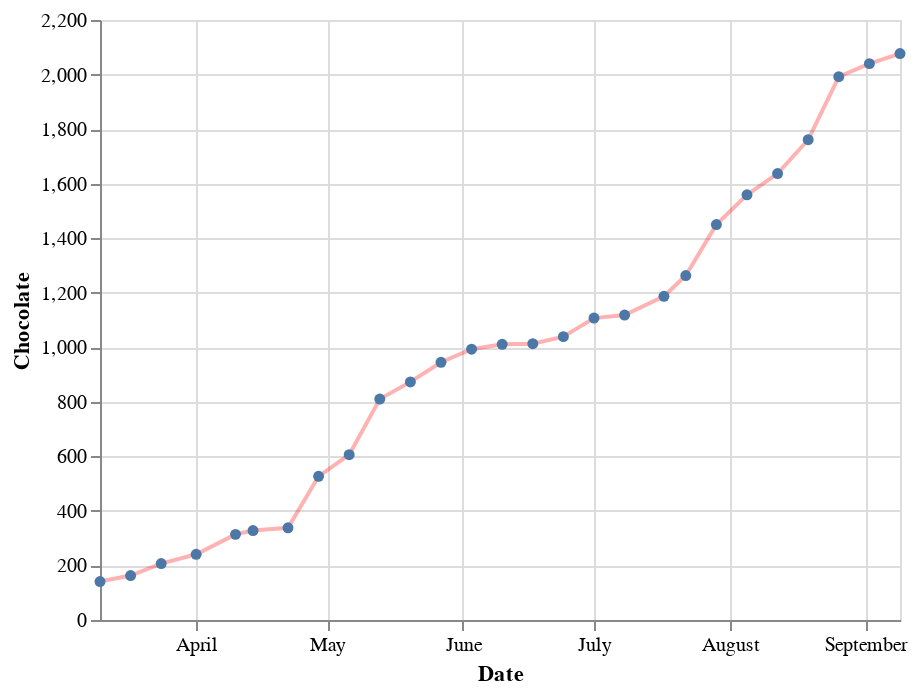

The notebook cell this image was saved under:
### Markdown cell above
And yes, as you can see, ***with a short code, we got the Line Plot in the Altair package, although it has some issues.*** Let's take a look at what's in this code. In our code, ***the mark_line method states that we want to create Line Plot. Inside the parentheses of the alt.chart method, we determine the values of the x and y axes.*** And after this steps, we see the first visual we created in Altair. Let's start customizing this visual now.

### Code cell
import pandas as pd
import altair as alt

df = pd.read_csv("Ice Cream Sales.csv")

alt.Chart(df).mark_line(color = "red", opacity = 0.3, point = True).encode(
    x = 'Date:T',
    y = 'Chocolate'
)

### Figure 1 — Vega-Lite specification as saved in the notebook (floating-point values rounded to 4 significant figures)
{"config": {"view": {"continuousWidth": 400, "continuousHeight": 300}}, "data": {"name": "data-0f8ee9cebf0814d5d97fcc5a8dce0d90"}, "mark": {"type": "line", "color": "red", "opacity": 0.3, "point": true}, "encoding": {"x": {"type": "temporal", "field": "Date"}, "y": {"type": "quantitative", "field": "Chocolate"}}, "$schema": "https://vega.github.io/schema/vega-lite/v4.8.1.json", "datasets": {"data-0f8ee9cebf0814d5d97fcc5a8dce0d90": [{"Date": "March 10", "Chocolate": 141, "Vanilla": 1068, "Strawberry": 679, "Caramel": 0}, {"Date": "March 17", "Chocolate": 163, "Vanilla": 1146, "Strawberry": 711, "Caramel": 0}, {"Date": "March 24", "Chocolate": 207, "Vanilla": 1314, "Strawberry": 810, "Caramel": 0}, {"Date": "April 1", "Chocolate": 241, "Vanilla": 1444, "Strawberry": 852, "Caramel": 0}, {"Date": "April 10", "Chocolate": 314, "Vanilla": 1705, "Strawberry": 952, "Caramel": 0}, {"Date": "April 14", "Chocolate": 328, "Vanilla": 1762, "Strawberry": 972, "Caramel": 0}, {"Date": "April 22", "Chocolate": 338, "Vanilla": 1885, "Strawberry": 1015, "Caramel": 0}, {"Date": "April 29", "Chocolate": 527, "Vanilla": 2027, "Strawberry": 1074, "Caramel": 45}, {"Date": "May 6", "Chocolate": 606, "Vanilla": 2230, "Strawberry": 1187, "Caramel": 89}, {"Date": "May 13", "Chocolate": 810, "Vanilla": 2361, "Strawberry": 1378, "Caramel": 116}, {"Date": "May 20", "Chocolate": 873, "Vanilla": 2488, "Strawberry": 1556, "Caramel": 128}, {"Date": "May 27", "Chocolate": 945, "Vanilla": 2587, "Strawberry": 1754, "Caramel": 146}, {"Date": "June 3", "Chocolate": 993, "Vanilla": 2640, "Strawberry": 1908, "Caramel": 171}, {"Date": "June 10", "Chocolate": 1011, "Vanilla": 2677, "Strawberry": 2001, "Caramel": 180}, {"Date": "June 17", "Chocolate": 1013, "Vanilla": 2720, "Strawberry": 2068, "Caramel": 186}, {"Date": "June 24", "Chocolate": 1039, "Vanilla": 2761, "Strawberry": 2162, "Caramel": 213}, {"Date": "July 1", "Chocolate": 1107, "Vanilla": 2907, "Strawberry": 2325, "Caramel": 255}, {"Date": "July 8", "Chocolate": 1118, "Vanilla": 2944, "Strawberry": 2493, "Caramel": 261}, {"Date": "July 17", "Chocolate": 1187, "Vanilla": 3077, "Strawberry": 2684, "Caramel": 292}, {"Date": "July 22", "Chocolate": 1263, "Vanilla": 3123, "Strawberry": 2781, "Caramel": 300}, {"Date": "July 29", "Chocolate": 1450, "Vanilla": 3175, "Strawberry": 2930, "Caramel": 312}, {"Date": "August 5", "Chocolate": 1559, "Vanilla": 3257, "Strawberry": 3119, "Caramel": 315}, {"Date": "August 12", "Chocolate": 1637, "Vanilla": 3501, "Strawberry": 3426, "Caramel": 328}, {"Date": "August 19", "Chocolate": 1761, "Vanilla": 3600, "Strawberry": 3637, "Caramel": 345}, {"Date": "August 26", "Chocolate": 1992, "Vanilla": 3684, "Strawberry": 3780, "Caramel": 350}, {"Date": "September 2", "Chocolate": 2040, "Vanilla": 3756, "Strawberry": 3920, "Caramel": 355}, {"Date": "September 9", "Chocolate": 2077, "Vanilla": 3841, "Strawberry": 4070, "Caramel": 363}]}}
